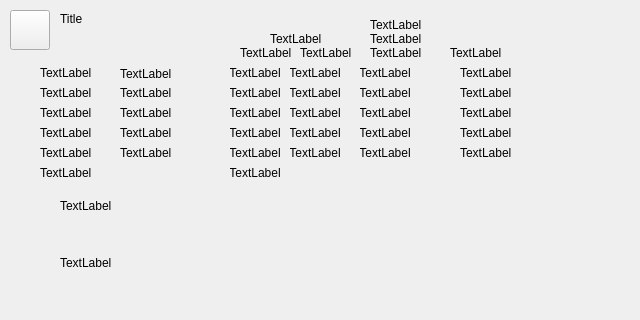
<?xml version="1.0" encoding="UTF-8"?>
<ui version="4.0">
 <class>ReligionAdvisorWidget</class>
 <widget class="QWidget" name="ReligionAdvisorWidget">
  <property name="geometry">
   <rect>
    <x>0</x>
    <y>0</y>
    <width>640</width>
    <height>320</height>
   </rect>
  </property>
  <property name="windowTitle">
   <string>Form</string>
  </property>
  <widget class="Button" name="cIconButton">
   <property name="geometry">
    <rect>
     <x>10</x>
     <y>10</y>
     <width>40</width>
     <height>40</height>
    </rect>
   </property>
   <property name="text">
    <string/>
   </property>
  </widget>
  <widget class="Label" name="cTitle">
   <property name="geometry">
    <rect>
     <x>60</x>
     <y>12</y>
     <width>545</width>
     <height>35</height>
    </rect>
   </property>
   <property name="text">
    <string>Title</string>
   </property>
   <property name="alignment">
    <set>Qt::AlignLeading|Qt::AlignLeft|Qt::AlignTop</set>
   </property>
  </widget>
  <widget class="MessageWidget" name="cReligionArea" native="true">
   <property name="geometry">
    <rect>
     <x>32</x>
     <y>60</y>
     <width>576</width>
     <height>128</height>
    </rect>
   </property>
  </widget>
  <widget class="Label" name="cMessage">
   <property name="geometry">
    <rect>
     <x>60</x>
     <y>196</y>
     <width>512</width>
     <height>20</height>
    </rect>
   </property>
   <property name="text">
    <string>TextLabel</string>
   </property>
  </widget>
  <widget class="Label" name="cGodsOff">
   <property name="geometry">
    <rect>
     <x>60</x>
     <y>256</y>
     <width>520</width>
     <height>20</height>
    </rect>
   </property>
   <property name="text">
    <string>TextLabel</string>
   </property>
   <property name="alignment">
    <set>Qt::AlignLeading|Qt::AlignLeft|Qt::AlignTop</set>
   </property>
  </widget>
  <widget class="Label" name="cTemples">
   <property name="geometry">
    <rect>
     <x>270</x>
     <y>32</y>
     <width>63</width>
     <height>20</height>
    </rect>
   </property>
   <property name="text">
    <string>TextLabel</string>
   </property>
   <property name="alignment">
    <set>Qt::AlignLeading|Qt::AlignLeft|Qt::AlignTop</set>
   </property>
  </widget>
  <widget class="Label" name="cSmall">
   <property name="geometry">
    <rect>
     <x>240</x>
     <y>46</y>
     <width>63</width>
     <height>20</height>
    </rect>
   </property>
   <property name="text">
    <string>TextLabel</string>
   </property>
   <property name="alignment">
    <set>Qt::AlignLeading|Qt::AlignLeft|Qt::AlignTop</set>
   </property>
  </widget>
  <widget class="Label" name="cLarge">
   <property name="geometry">
    <rect>
     <x>300</x>
     <y>46</y>
     <width>63</width>
     <height>20</height>
    </rect>
   </property>
   <property name="text">
    <string>TextLabel</string>
   </property>
   <property name="alignment">
    <set>Qt::AlignLeading|Qt::AlignLeft|Qt::AlignTop</set>
   </property>
  </widget>
  <widget class="Label" name="cGodsAre">
   <property name="geometry">
    <rect>
     <x>450</x>
     <y>46</y>
     <width>63</width>
     <height>20</height>
    </rect>
   </property>
   <property name="text">
    <string>TextLabel</string>
   </property>
   <property name="alignment">
    <set>Qt::AlignLeading|Qt::AlignLeft|Qt::AlignTop</set>
   </property>
  </widget>
  <widget class="Label" name="cMonths">
   <property name="geometry">
    <rect>
     <x>370</x>
     <y>18</y>
     <width>63</width>
     <height>20</height>
    </rect>
   </property>
   <property name="text">
    <string>TextLabel</string>
   </property>
   <property name="alignment">
    <set>Qt::AlignLeading|Qt::AlignLeft|Qt::AlignTop</set>
   </property>
  </widget>
  <widget class="Label" name="cSince">
   <property name="geometry">
    <rect>
     <x>370</x>
     <y>32</y>
     <width>63</width>
     <height>20</height>
    </rect>
   </property>
   <property name="text">
    <string>TextLabel</string>
   </property>
   <property name="alignment">
    <set>Qt::AlignLeading|Qt::AlignLeft|Qt::AlignTop</set>
   </property>
  </widget>
  <widget class="Label" name="cFestival">
   <property name="geometry">
    <rect>
     <x>370</x>
     <y>46</y>
     <width>63</width>
     <height>20</height>
    </rect>
   </property>
   <property name="text">
    <string>TextLabel</string>
   </property>
   <property name="alignment">
    <set>Qt::AlignLeading|Qt::AlignLeft|Qt::AlignTop</set>
   </property>
  </widget>
  <widget class="Label" name="cCeresName">
   <property name="geometry">
    <rect>
     <x>40</x>
     <y>66</y>
     <width>63</width>
     <height>20</height>
    </rect>
   </property>
   <property name="text">
    <string>TextLabel</string>
   </property>
   <property name="alignment">
    <set>Qt::AlignLeading|Qt::AlignLeft|Qt::AlignTop</set>
   </property>
  </widget>
  <widget class="Label" name="cCeresDescription">
   <property name="geometry">
    <rect>
     <x>120</x>
     <y>67</y>
     <width>63</width>
     <height>20</height>
    </rect>
   </property>
   <property name="text">
    <string>TextLabel</string>
   </property>
   <property name="alignment">
    <set>Qt::AlignLeading|Qt::AlignLeft|Qt::AlignTop</set>
   </property>
  </widget>
  <widget class="Label" name="cCeresSmall">
   <property name="geometry">
    <rect>
     <x>230</x>
     <y>66</y>
     <width>50</width>
     <height>20</height>
    </rect>
   </property>
   <property name="text">
    <string>TextLabel</string>
   </property>
   <property name="alignment">
    <set>Qt::AlignHCenter|Qt::AlignTop</set>
   </property>
  </widget>
  <widget class="Label" name="cCeresLarge">
   <property name="geometry">
    <rect>
     <x>290</x>
     <y>66</y>
     <width>50</width>
     <height>20</height>
    </rect>
   </property>
   <property name="text">
    <string>TextLabel</string>
   </property>
   <property name="alignment">
    <set>Qt::AlignHCenter|Qt::AlignTop</set>
   </property>
  </widget>
  <widget class="Label" name="cCeresMonths">
   <property name="geometry">
    <rect>
     <x>360</x>
     <y>66</y>
     <width>50</width>
     <height>20</height>
    </rect>
   </property>
   <property name="text">
    <string>TextLabel</string>
   </property>
   <property name="alignment">
    <set>Qt::AlignHCenter|Qt::AlignTop</set>
   </property>
  </widget>
  <widget class="Label" name="cCeresSentiment">
   <property name="geometry">
    <rect>
     <x>460</x>
     <y>66</y>
     <width>63</width>
     <height>20</height>
    </rect>
   </property>
   <property name="text">
    <string>TextLabel</string>
   </property>
   <property name="alignment">
    <set>Qt::AlignLeading|Qt::AlignLeft|Qt::AlignTop</set>
   </property>
  </widget>
  <widget class="Label" name="cNeptuneDescription">
   <property name="geometry">
    <rect>
     <x>120</x>
     <y>86</y>
     <width>63</width>
     <height>20</height>
    </rect>
   </property>
   <property name="text">
    <string>TextLabel</string>
   </property>
   <property name="alignment">
    <set>Qt::AlignLeading|Qt::AlignLeft|Qt::AlignTop</set>
   </property>
  </widget>
  <widget class="Label" name="cNeptuneName">
   <property name="geometry">
    <rect>
     <x>40</x>
     <y>86</y>
     <width>63</width>
     <height>20</height>
    </rect>
   </property>
   <property name="text">
    <string>TextLabel</string>
   </property>
   <property name="alignment">
    <set>Qt::AlignLeading|Qt::AlignLeft|Qt::AlignTop</set>
   </property>
  </widget>
  <widget class="Label" name="cNeptuneMonths">
   <property name="geometry">
    <rect>
     <x>360</x>
     <y>86</y>
     <width>50</width>
     <height>20</height>
    </rect>
   </property>
   <property name="text">
    <string>TextLabel</string>
   </property>
   <property name="alignment">
    <set>Qt::AlignHCenter|Qt::AlignTop</set>
   </property>
  </widget>
  <widget class="Label" name="cNeptuneLarge">
   <property name="geometry">
    <rect>
     <x>290</x>
     <y>86</y>
     <width>50</width>
     <height>20</height>
    </rect>
   </property>
   <property name="text">
    <string>TextLabel</string>
   </property>
   <property name="alignment">
    <set>Qt::AlignHCenter|Qt::AlignTop</set>
   </property>
  </widget>
  <widget class="Label" name="cNeptuneSmall">
   <property name="geometry">
    <rect>
     <x>230</x>
     <y>86</y>
     <width>50</width>
     <height>20</height>
    </rect>
   </property>
   <property name="text">
    <string>TextLabel</string>
   </property>
   <property name="alignment">
    <set>Qt::AlignHCenter|Qt::AlignTop</set>
   </property>
  </widget>
  <widget class="Label" name="cNeptuneSentiment">
   <property name="geometry">
    <rect>
     <x>460</x>
     <y>86</y>
     <width>63</width>
     <height>20</height>
    </rect>
   </property>
   <property name="text">
    <string>TextLabel</string>
   </property>
   <property name="alignment">
    <set>Qt::AlignLeading|Qt::AlignLeft|Qt::AlignTop</set>
   </property>
  </widget>
  <widget class="Label" name="cMercuryDescription">
   <property name="geometry">
    <rect>
     <x>120</x>
     <y>106</y>
     <width>63</width>
     <height>20</height>
    </rect>
   </property>
   <property name="text">
    <string>TextLabel</string>
   </property>
   <property name="alignment">
    <set>Qt::AlignLeading|Qt::AlignLeft|Qt::AlignTop</set>
   </property>
  </widget>
  <widget class="Label" name="cMercuryName">
   <property name="geometry">
    <rect>
     <x>40</x>
     <y>106</y>
     <width>63</width>
     <height>20</height>
    </rect>
   </property>
   <property name="text">
    <string>TextLabel</string>
   </property>
   <property name="alignment">
    <set>Qt::AlignLeading|Qt::AlignLeft|Qt::AlignTop</set>
   </property>
  </widget>
  <widget class="Label" name="cMercuryMonths">
   <property name="geometry">
    <rect>
     <x>360</x>
     <y>106</y>
     <width>50</width>
     <height>20</height>
    </rect>
   </property>
   <property name="text">
    <string>TextLabel</string>
   </property>
   <property name="alignment">
    <set>Qt::AlignHCenter|Qt::AlignTop</set>
   </property>
  </widget>
  <widget class="Label" name="cMercuryLarge">
   <property name="geometry">
    <rect>
     <x>290</x>
     <y>106</y>
     <width>50</width>
     <height>20</height>
    </rect>
   </property>
   <property name="text">
    <string>TextLabel</string>
   </property>
   <property name="alignment">
    <set>Qt::AlignHCenter|Qt::AlignTop</set>
   </property>
  </widget>
  <widget class="Label" name="cMercurySmall">
   <property name="geometry">
    <rect>
     <x>230</x>
     <y>106</y>
     <width>50</width>
     <height>20</height>
    </rect>
   </property>
   <property name="text">
    <string>TextLabel</string>
   </property>
   <property name="alignment">
    <set>Qt::AlignHCenter|Qt::AlignTop</set>
   </property>
  </widget>
  <widget class="Label" name="cMercurySentiment">
   <property name="geometry">
    <rect>
     <x>460</x>
     <y>106</y>
     <width>63</width>
     <height>20</height>
    </rect>
   </property>
   <property name="text">
    <string>TextLabel</string>
   </property>
   <property name="alignment">
    <set>Qt::AlignLeading|Qt::AlignLeft|Qt::AlignTop</set>
   </property>
  </widget>
  <widget class="Label" name="cMarsDescription">
   <property name="geometry">
    <rect>
     <x>120</x>
     <y>126</y>
     <width>63</width>
     <height>20</height>
    </rect>
   </property>
   <property name="text">
    <string>TextLabel</string>
   </property>
   <property name="alignment">
    <set>Qt::AlignLeading|Qt::AlignLeft|Qt::AlignTop</set>
   </property>
  </widget>
  <widget class="Label" name="cMarsName">
   <property name="geometry">
    <rect>
     <x>40</x>
     <y>126</y>
     <width>63</width>
     <height>20</height>
    </rect>
   </property>
   <property name="text">
    <string>TextLabel</string>
   </property>
   <property name="alignment">
    <set>Qt::AlignLeading|Qt::AlignLeft|Qt::AlignTop</set>
   </property>
  </widget>
  <widget class="Label" name="cMarsMonths">
   <property name="geometry">
    <rect>
     <x>360</x>
     <y>126</y>
     <width>50</width>
     <height>20</height>
    </rect>
   </property>
   <property name="text">
    <string>TextLabel</string>
   </property>
   <property name="alignment">
    <set>Qt::AlignHCenter|Qt::AlignTop</set>
   </property>
  </widget>
  <widget class="Label" name="cMarsLarge">
   <property name="geometry">
    <rect>
     <x>290</x>
     <y>126</y>
     <width>50</width>
     <height>20</height>
    </rect>
   </property>
   <property name="text">
    <string>TextLabel</string>
   </property>
   <property name="alignment">
    <set>Qt::AlignHCenter|Qt::AlignTop</set>
   </property>
  </widget>
  <widget class="Label" name="cMarsSmall">
   <property name="geometry">
    <rect>
     <x>230</x>
     <y>126</y>
     <width>50</width>
     <height>20</height>
    </rect>
   </property>
   <property name="text">
    <string>TextLabel</string>
   </property>
   <property name="alignment">
    <set>Qt::AlignHCenter|Qt::AlignTop</set>
   </property>
  </widget>
  <widget class="Label" name="cMarsSentiment">
   <property name="geometry">
    <rect>
     <x>460</x>
     <y>126</y>
     <width>63</width>
     <height>20</height>
    </rect>
   </property>
   <property name="text">
    <string>TextLabel</string>
   </property>
   <property name="alignment">
    <set>Qt::AlignLeading|Qt::AlignLeft|Qt::AlignTop</set>
   </property>
  </widget>
  <widget class="Label" name="cVenusDescription">
   <property name="geometry">
    <rect>
     <x>120</x>
     <y>146</y>
     <width>63</width>
     <height>20</height>
    </rect>
   </property>
   <property name="text">
    <string>TextLabel</string>
   </property>
   <property name="alignment">
    <set>Qt::AlignLeading|Qt::AlignLeft|Qt::AlignTop</set>
   </property>
  </widget>
  <widget class="Label" name="cVenusName">
   <property name="geometry">
    <rect>
     <x>40</x>
     <y>146</y>
     <width>63</width>
     <height>20</height>
    </rect>
   </property>
   <property name="text">
    <string>TextLabel</string>
   </property>
   <property name="alignment">
    <set>Qt::AlignLeading|Qt::AlignLeft|Qt::AlignTop</set>
   </property>
  </widget>
  <widget class="Label" name="cVenusMonths">
   <property name="geometry">
    <rect>
     <x>360</x>
     <y>146</y>
     <width>50</width>
     <height>20</height>
    </rect>
   </property>
   <property name="text">
    <string>TextLabel</string>
   </property>
   <property name="alignment">
    <set>Qt::AlignHCenter|Qt::AlignTop</set>
   </property>
  </widget>
  <widget class="Label" name="cVenusLarge">
   <property name="geometry">
    <rect>
     <x>290</x>
     <y>146</y>
     <width>50</width>
     <height>20</height>
    </rect>
   </property>
   <property name="text">
    <string>TextLabel</string>
   </property>
   <property name="alignment">
    <set>Qt::AlignHCenter|Qt::AlignTop</set>
   </property>
  </widget>
  <widget class="Label" name="cVenusSmall">
   <property name="geometry">
    <rect>
     <x>230</x>
     <y>146</y>
     <width>50</width>
     <height>20</height>
    </rect>
   </property>
   <property name="text">
    <string>TextLabel</string>
   </property>
   <property name="alignment">
    <set>Qt::AlignHCenter|Qt::AlignTop</set>
   </property>
  </widget>
  <widget class="Label" name="cVenusSentiment">
   <property name="geometry">
    <rect>
     <x>460</x>
     <y>146</y>
     <width>63</width>
     <height>20</height>
    </rect>
   </property>
   <property name="text">
    <string>TextLabel</string>
   </property>
   <property name="alignment">
    <set>Qt::AlignLeading|Qt::AlignLeft|Qt::AlignTop</set>
   </property>
  </widget>
  <widget class="Label" name="cOracles">
   <property name="geometry">
    <rect>
     <x>40</x>
     <y>166</y>
     <width>63</width>
     <height>20</height>
    </rect>
   </property>
   <property name="text">
    <string>TextLabel</string>
   </property>
   <property name="alignment">
    <set>Qt::AlignLeading|Qt::AlignLeft|Qt::AlignTop</set>
   </property>
  </widget>
  <widget class="Label" name="cNumOracles">
   <property name="geometry">
    <rect>
     <x>230</x>
     <y>166</y>
     <width>50</width>
     <height>20</height>
    </rect>
   </property>
   <property name="text">
    <string>TextLabel</string>
   </property>
   <property name="alignment">
    <set>Qt::AlignHCenter|Qt::AlignTop</set>
   </property>
  </widget>
 </widget>
 <customwidgets>
  <customwidget>
   <class>Button</class>
   <extends>QPushButton</extends>
   <header>widget/button.h</header>
  </customwidget>
  <customwidget>
   <class>Label</class>
   <extends>QLabel</extends>
   <header>widget/label.h</header>
  </customwidget>
  <customwidget>
   <class>MessageWidget</class>
   <extends>QWidget</extends>
   <header>widget/messagewidget.h</header>
   <container>1</container>
  </customwidget>
 </customwidgets>
 <resources/>
 <connections/>
</ui>
